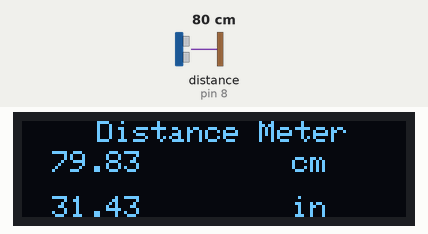
Recording of a sketch running on a simulated Arduino Nano, built with avr-gcc and run on an emulated ATmega328P. Shown: 128×32 one-colour display. Wiring (inferred from the names in the program): ultrasonic range finder: trigger pin 9; echo pin 8. The test bench sets the inputs (shaded band); at power-on: distance to the obstacle (sensor on pin 8) 80 cm. The echo pulse lasts 58.3 µs per cm; what the sketch prints to the serial monitor is not drawn.

Above: at 1.3 s.
1.4 s: distance to the obstacle (sensor on pin 8) set to 18 cm
At 2.0 s:
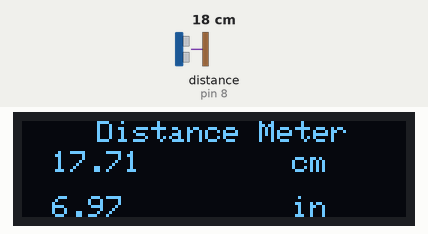
4.5 s: distance to the obstacle (sensor on pin 8) set to 2 cm
At 6.5 s:
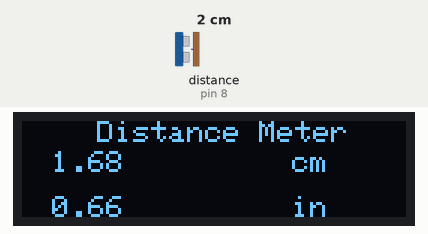
6.7 s: distance to the obstacle (sensor on pin 8) set to 4 cm
At 7.4 s:
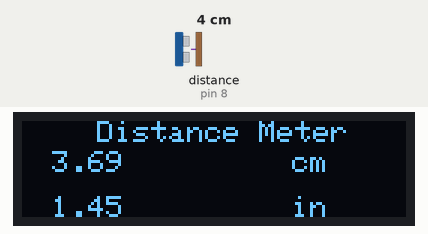
Timing chart, 0 to 9.7 s (numbered marks = the images above; inputs shaded):
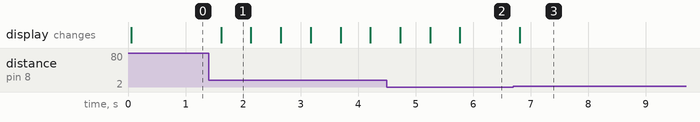

The sketch:

HC_SR04_OLED.ino
```cpp
//BotDulars Arduino Program Kit//
//G2R Nano Bot - Ultrasound / Distance Sensor (HC-SR04) with OLED Display Program //

#include <SPI.h>
#include <Wire.h>
#include <Adafruit_GFX.h>
#include <Adafruit_SSD1306.h>

#define trigPin 9
#define echoPin 8
Adafruit_SSD1306 display = Adafruit_SSD1306(128, 32, &Wire , -1);
void setup() {
Serial.begin (9600);
pinMode(trigPin, OUTPUT);
pinMode(echoPin, INPUT);
display.begin(SSD1306_SWITCHCAPVCC, 0x3C); //initialize with the I2C addr 0x3C (128x64)
display.clearDisplay();

}

void loop() {
float duration;
float distance_cm;
float distance_in;

digitalWrite(trigPin, LOW); //PULSE ___|---|___
delayMicroseconds(2);
digitalWrite(trigPin, HIGH);
delayMicroseconds(10);
digitalWrite(trigPin, LOW);

duration = pulseIn(echoPin, HIGH);

distance_cm = (duration/2) / 29.1;
distance_in = (duration/2) / 73.914;

display.setCursor(25,0); //oled display
display.setTextSize(1);
display.setTextColor(WHITE);
display.println("Distance Meter");

display.setCursor(10,10); //oled display
display.setTextSize(1);
display.setTextColor(WHITE);
display.println(distance_cm);
display.setCursor(90,10);
display.setTextSize(1);
display.println("cm");

display.setCursor(10,25); //oled display
display.setTextSize(1);
display.setTextColor(WHITE);
display.println(distance_in);
display.setCursor(90,25);
display.setTextSize(1);
display.println("in");
display.display();

delay(500);
display.clearDisplay();

Serial.println(distance_cm);
Serial.println(distance_in);
}
```

Measured:
- after the input at 1.4 s, the display: changes after 0.22 s (image 1)
- after the input at 4.5 s, the display: changes after 0.23 s (image 2)
- after the input at 6.7 s, the display: changes after 0.11 s (image 3)
- what the display in image 1 shows lasts 0.5 s, from 1.6 s to 2.1 s
